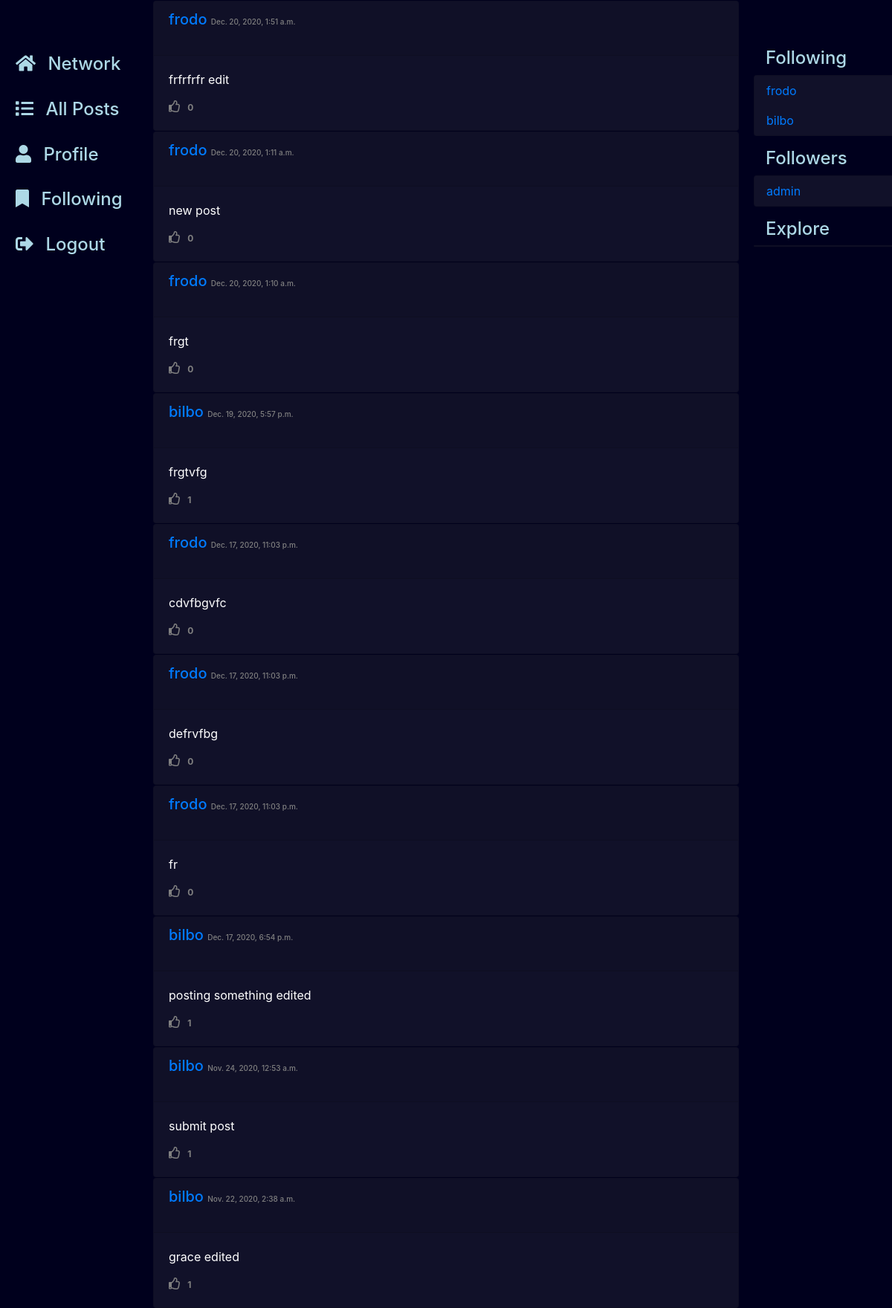
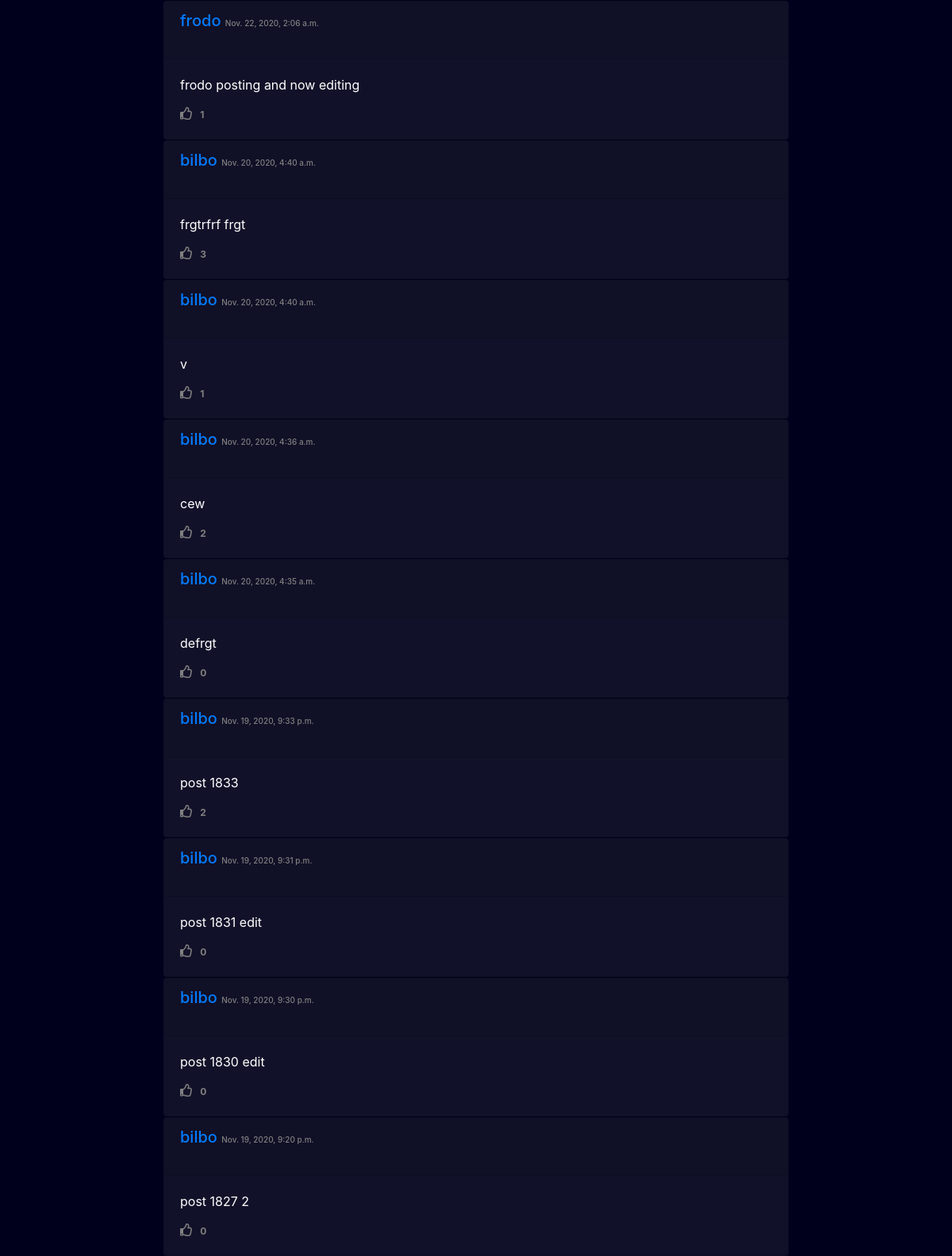
Page /posts/following (signed in, upper part) on the committed database (2 pictures, top to bottom).
### network/models.py (models this page shows, shortened)
class Post(models.Model):
    user = models.ForeignKey("User", on_delete=models.CASCADE, related_name="posts")
    body = models.TextField()
    timestamp = models.DateTimeField(default=timezone.now)
    likes = models.ManyToManyField("User", related_name="likes", blank=True)

class User(AbstractUser):
    followers = models.ManyToManyField("self", related_name="following", blank=True, symmetrical=False)

### network/views.py (the view, shortened to what this page needs)
# urls.py: path("posts/<str:post>", views.index, name="posts"),
def index(request,post=""):
    def getPaginator(posts):
        pages = request.GET.get('page')
        pagination = Paginator(posts, 30)
        page = pagination.get_page(pages)
        return page
    if request.user.is_authenticated:
        if post == "following":
            posts = Post.objects.filter(user__in = request.user.following.all())
            posts = posts.order_by("-timestamp").all()
            page_obj = getPaginator(posts)
            return render(request , "network/following.html", {
                "page_obj":page_obj
            })
        else:
            return HttpResponse("404 Page Not found")
    else:
        return HttpResponseRedirect(reverse("login"))

### network/templates/network/following.html (shortened to what this page needs)
{% extends "network/postlist.html" %}

### network/templates/network/postlist.html (shortened to what this page needs)
{% extends "network/layout.html" %}
{% block body %}
    <div id = "posts">
        {% for post in page_obj%}
          <div class="card post" id="{{post.id}}" >
            <div class="card-header d-flex flex-row justify-content-between">
              <h5 data-post_user="{{post.user}}"><p> <a href="{% url 'posts' post.user %}">{{post.user}}</a> <span style="color: gray; font-size: 50%;" >{{post.timestamp}}</span> </h5>
            </div>
            <div class="card-body">
                <p class="card-title">{{post.body}}</p>
                {% if request.user.is_authenticated %}
                  <button type="button" data-post_id="{{post.id}}" id="like-button">
                    {% if request.user in post.likes.all %}
                      <i class="far fa-thumbs-up"></i>
                    {% else %}
                      <i class="far fa-thumbs-up"></i>
                    {% endif %}
                      <span class="badge likes">{{post.likes.count}}</span>
                      </button>
                {% else %}
                  <i  class="fas fa-thumbs-up"></i><span class="badge likes">{{post.likes.count}}</span>
                {% endif %}
          </div>
        </div>
        {% empty %}
          <h4 class="text-center">No Posts yet</h4>
        {% endfor %}
    </div>
{% endblock %}

### network/templates/network/layout.html (shortened to what this page needs)
{% load static %}
<!DOCTYPE html>
<html lang="en">
  <head>
    <link rel="stylesheet" href="https://stackpath.bootstrapcdn.com/bootstrap/4.4.1/css/bootstrap.min.css">
    <link rel="stylesheet" href="https://use.fontawesome.com/releases/v5.14.0/css/all.css">
    <link href="{% static 'network/styles.css' %}" rel="stylesheet">
  </head>
  <body>
    <div class="body">
      <div class="row">
        <div class="sidebar col-lg-2 col-md-1 py-5 px-1">
          <h4 class="sidebar-heading"> <a class="nav-link" href="{% url 'index' %}"><i style="padding-right: 10px;" class="fas fa-home"></i> Network</a></h4>
          <h4 class="sidebar-heading"> <a class="nav-link" href="{% url 'index' %}"><i style="padding-right: 10px;" class="fas fa-list"></i> All Posts</a></h4>
          {% if user.is_authenticated %}
            <h4 class="sidebar-heading"> <a class="nav-link" href="{% url 'posts' request.user %}"><i style="padding-right: 10px;" class="fa fa-user"></i> Profile<span class="sr-only">(current)</span></a></h4>
            <h4 class="sidebar-heading"> <a class="nav-link" href="{% url 'posts' 'following'%}"><i style="padding-right: 10px;" class="fa fa-bookmark"></i> Following<span class="sr-only">(current)</span></a></h4>
            <h4 class="sidebar-heading"> <a class="nav-link" href="{% url 'logout' %}"><i style="padding-right: 10px;" class="fa fa-sign-out-alt"></i> Logout<span class="sr-only">(current)</span></a></h4>
          {% endif %}
        </div>
        <div class="col-lg-8 col-md-6 ">
          {% block body %}
          {% endblock %}
        </div>
        <div class="sidebar col-lg-2 col-md-3 py-5 px-1">
          {% if user.is_authenticated %}
            <h4 class="sidebar-heading">Following</h4>
            <div class="card sidebar-body">
              <ul class="list-group">
                {% for person in request.user.following.all %}
                  <a class="nav-link" href="{% url 'posts' person %}">
                    {{ person.username }}
                  </a>
                {% endfor %}
              </ul>
            </div>
            <h4 class="sidebar-heading"> Followers</h4>
            <div class="card sidebar-body">
              <ul class="list-group">
                {% for person in request.user.followers.all %}
                  <a class="nav-link" href="{% url 'posts' person %}">
                    {{ person.username }}
                  </a>
                {% endfor %}
              </ul>
            </div>
            <h4 class="sidebar-heading">Explore</h4>
            <div class="card sidebar-body">
            </div>
          {% endif %}
        </div>
      </div>
    </div>
  </body>
</html>

### network/static/network/styles.css (style rules this page uses)
body { background : rgb(0, 0, 29); color: lightblue; }
.card { margin: 1px; background : rgb(17, 17, 41); color: white; }
button { all:unset; }
.sidebar { background : 0%; color: lightblue; }
.sidebar-heading { margin-left: 1rem; margin-top: 1rem; }
.sidebar-heading a { color: lightblue; }
.sidebar-body { margin: auto; }
#like-button * { pointer-events: none; color: gray; }
.list-group { background: 0%; }

### rows in the picture
Post: user "frodo", timestamp "Dec. 20, 2020, 1:51 a.m.", body "frfrfrfr edit", likes.count "0"
Post: user "frodo", timestamp "Dec. 20, 2020, 1:11 a.m.", body "new post", likes.count "0"
Post: user "frodo", timestamp "Dec. 20, 2020, 1:10 a.m.", body "frgt", likes.count "0"
Post: user "bilbo", timestamp "Dec. 19, 2020, 5:57 p.m.", body "frgtvfg", likes.count "1"
Post: user "frodo", timestamp "Dec. 17, 2020, 11:03 p.m.", body "cdvfbgvfc", likes.count "0"
Post: user "frodo", timestamp "Dec. 17, 2020, 11:03 p.m.", body "defrvfbg", likes.count "0"
Post: user "frodo", timestamp "Dec. 17, 2020, 11:03 p.m.", body "fr", likes.count "0"
Post: user "bilbo", timestamp "Dec. 17, 2020, 6:54 p.m.", body "posting something edited", likes.count "1"
Post: user "bilbo", timestamp "Nov. 24, 2020, 12:53 a.m.", body "submit post", likes.count "1"
Post: user "bilbo", timestamp "Nov. 22, 2020, 2:38 a.m.", body "grace edited", likes.count "1"
Post: user "frodo", timestamp "Nov. 22, 2020, 2:06 a.m.", body "frodo posting and now editing", likes.count "1"
Post: user "bilbo", timestamp "Nov. 20, 2020, 4:40 a.m.", body "frgtrfrf frgt", likes.count "3"
Post: user "bilbo", timestamp "Nov. 20, 2020, 4:40 a.m.", body "v", likes.count "1"
Post: user "bilbo", timestamp "Nov. 20, 2020, 4:36 a.m.", body "cew", likes.count "2"
Post: user "bilbo", timestamp "Nov. 20, 2020, 4:35 a.m.", body "defrgt", likes.count "0"
Post: user "bilbo", timestamp "Nov. 19, 2020, 9:33 p.m.", body "post 1833", likes.count "2"
Post: user "bilbo", timestamp "Nov. 19, 2020, 9:31 p.m.", body "post 1831 edit", likes.count "0"
Post: user "bilbo", timestamp "Nov. 19, 2020, 9:30 p.m.", body "post 1830 edit", likes.count "0"
Post: user "bilbo", timestamp "Nov. 19, 2020, 9:20 p.m.", body "post 1827 2", likes.count "0"
User: username "frodo"
User: username "bilbo"
User: username "admin"
